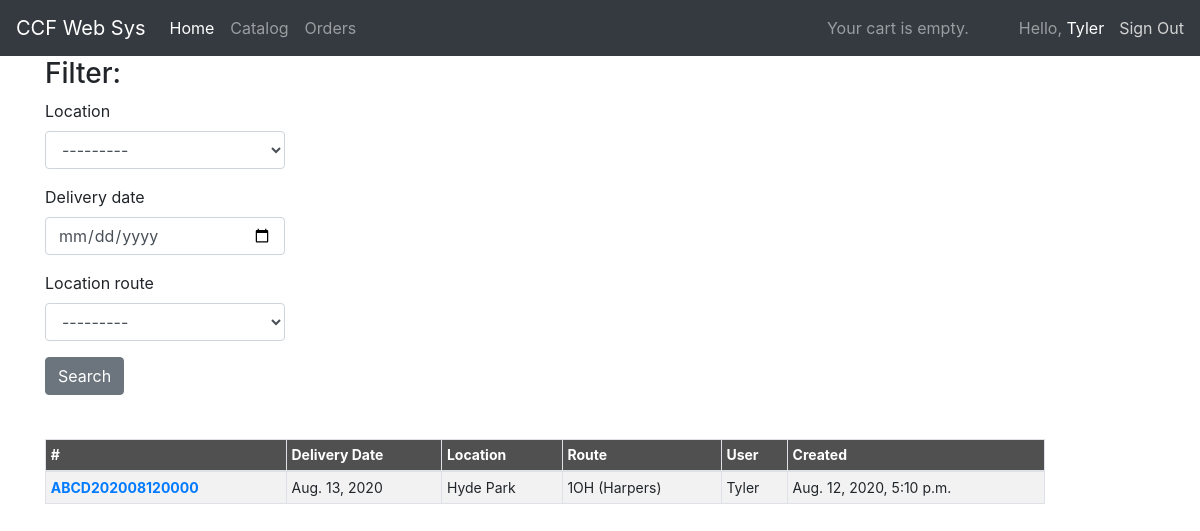
Page /orders/orders/ (signed in) on the earlier database version.
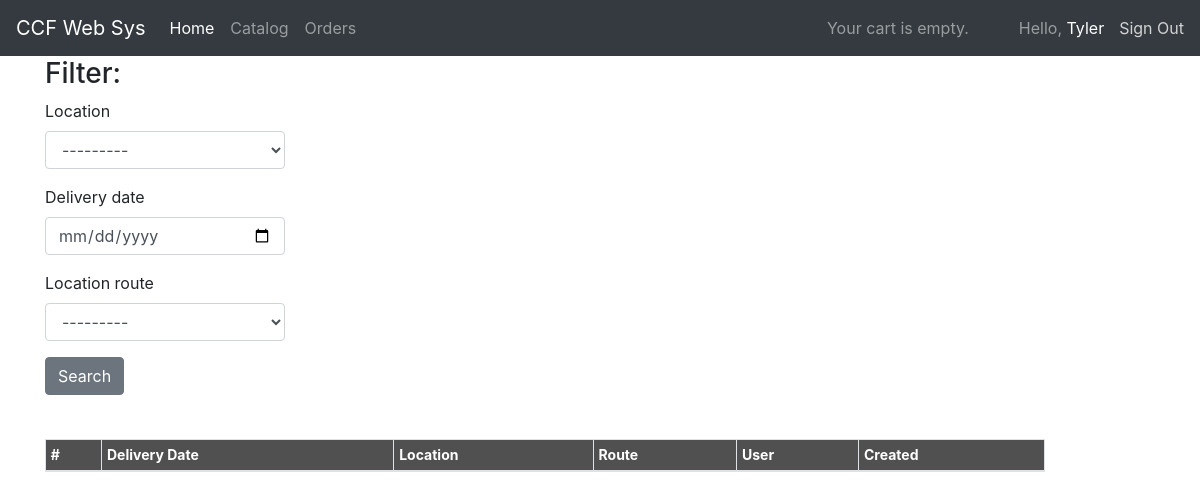
Same page on the later database version.
### orders/models.py (models this page shows, shortened)
class Order(models.Model):
    user = models.ForeignKey(settings.AUTH_USER_MODEL, on_delete=models.CASCADE)
    order_id = models.CharField(max_length=20, default=increment_order_id, null=True, blank=True, editable=False)
    location = models.ForeignKey(Location, on_delete=models.CASCADE)
    route = models.ForeignKey(Route, on_delete=models.DO_NOTHING, null=True, blank=True)
    delivery_date = models.DateField()
    created = models.DateTimeField(auto_now_add=True)
    updated = models.DateTimeField(auto_now=True)
    paid = models.BooleanField(default=False)
    discount = models.DecimalField(max_digits=10, decimal_places=2, default=0.00)
    class Meta:
        ordering = ('-delivery_date',)

class Location(models.Model):
    name = models.CharField(max_length=100)
    company = models.ForeignKey(Company, on_delete=models.CASCADE)
    store_Number = models.CharField(max_length=10, blank=True, null=True)
    contact_name = models.CharField(max_length=50, blank=True, null=True)
    contact_number = PhoneField(blank=True, null=True)
    route = models.ForeignKey(Route, on_delete=models.DO_NOTHING)
    address = models.ForeignKey(Address, on_delete=models.CASCADE)
    def __str__(self):
        return f"{self.name}"

class Route(models.Model):
    name = models.CharField(max_length=100)
    def __str__(self):
        return self.name

### orders/views.py (the view)
# urls.py: path('orders/', OrderListView.as_view(), name='order_list'),
@method_decorator(login_required(login_url='account_login'), name='dispatch')
class OrderListView(ListFilteredMixin, ListView):
    model = Order
    template_name = 'orders/order/list.html'
    filter_set = OrderFilter
    queryset = Order.objects.all()
    def get_queryset(self):
        if self.request.user.is_staff:
            return super().get_queryset().all()
        return super().get_queryset().filter(user=self.request.user)

### cart/cart.py (called while the page is built)
    def __len__(self):
        return sum(item['quantity'] for item in self.cart.values())

### cart/context_processors.py (called while the page is built)
def cart(request):
    return {'cart': Cart(request)}

### orders/list.py (called while the page is built)
    def get_filter_set(self):
        if self.filter_set:
            return self.filter_set
        else:
            raise ImproperlyConfigured(
                "ListFilterMixin requires either a definition of "
                "'filter_set' or an implementation of 'get_filter()'")

    def get_filter_set_kwargs(self):
        return {
            'data': self.request.GET,
            'queryset': self.get_base_queryset(),
        }

    def get_base_queryset(self):
        return super(ListFilteredMixin, self).get_queryset()

    def get_constructed_filter(self):
        if getattr(self, 'constructed_filter', None):
            return self.constructed_filter
        else:
            f = self.get_filter_set()(**self.get_filter_set_kwargs())
            self.constructed_filter = f
            return f

    def get_queryset(self):
        return self.get_constructed_filter().qs

    def get_context_data(self, **kwargs):
        kwargs.update({'filter': self.get_constructed_filter()})
        return super(ListFilteredMixin, self).get_context_data(**kwargs)

### templates/orders/order/list.html (shortened to what this page needs)
{% extends 'base.html' %}
{% load crispy_forms_tags %}
{% block content %}
<div class="container align-self-center">
    <div class="form-group">
        <h3>Filter:</h3>
        <form method="get">
            {{ filter.form|crispy }}
        <button class="btn btn-secondary" type="submit">Search</button>
        </form>
        <br/>
    </div>
    <div class="table-wrapper-scroll-y my-custom-scrollbar" style="margin-top: 20px">
    <table id="dtHorizontalVerticalExample" class="table table-striped table-bordered table-sm " cellspacing="0"
  width="100%">
          <thead>
            <tr>
              <th scope="col">#</th>
              <th scope="col">Delivery Date</th>
              <th scope="col">Location</th>
              <th scope="col">Route</th>
              <th scope="col">User</th>
              <th scope="col">Created</th>
            </tr>
          </thead>
          <tbody>
          {% for order in object_list %}
            <tr>
              <th scope="row"><a href="{% url 'orders:order_detail' order.order_id %}">{{ order.order_id }}</a></th>
              <td>{{ order.delivery_date }}</td>
              <td>{{ order.location }}</td>
              <td>{{ order.location.route }}</td>
              <td>{{ order.user }}</td>
              <td>{{ order.created }}</td>
            </tr>
          {% endfor %}
          </tbody>
        </table>
    </div>
</div>
{% endblock %}

### templates/base.html (shortened to what this page needs)
{% load static %}
<!DOCTYPE html>
<html lang="en">
{% include 'head.html' %}
{% include 'navbar.html' %}
<body>
    <div class="row">
        <div class="col-md-8">
        </div>
    </div>
        {% block content %}
        {% endblock %}
</body>
</html>

### templates/head.html (shortened to what this page needs)
{% load static %}
<head>
    <link rel="stylesheet" href="https://stackpath.bootstrapcdn.com/bootstrap/4.5.0/css/bootstrap.min.css">
    <link href="{% static "css/base.css" %}" rel="stylesheet">
    <link rel="stylesheet" href="https://stackpath.bootstrapcdn.com/font-awesome/4.7.0/css/font-awesome.min.css" />
    <link href="//maxcdn.bootstrapcdn.com/bootstrap/4.1.1/css/bootstrap.min.css" rel="stylesheet" id="bootstrap-css">
</head>

### templates/navbar.html (shortened to what this page needs)
<nav class="navbar navbar-expand-lg navbar-dark bg-dark">
  <a class="navbar-brand" href="#">CCF Web Sys</a>
  <div class="collapse navbar-collapse" id="navbarText">
    <ul class="navbar-nav mr-auto">
      <li class="nav-item active">
        <a class="nav-link" href="{% url 'home' %}">Home <span class="sr-only">(current)</span></a>
      </li>
      <li class="nav-item">
        <a class="nav-link" href="{% url 'product_list' %}">Catalog</a>
      </li>
      <li class="nav-item">
        <a class="nav-link" href="{% url 'orders:order_list' %}">Orders</a>
      </li>
    </ul>
    {% if request.user.is_authenticated %}
        <span class="navbar-text align-items-center" style="margin-right: 50px">
        {% with total_items=cart|length %}
          {% if total_items > 0 %}
            Your cart:
            <a href="{% url "cart:cart_detail" %}">
              {{ total_items }} item{{ total_items|pluralize }}
            </a>
          {% else %}
            Your cart is empty.
          {% endif %}
        {% endwith %}
        </span>
        <span class="navbar-text align-items-center">
          Hello, <a style="margin-right: 15px" href="{% url 'profile' %}">{{ user.username }}</a>
        </span>
        <span class="navbar-text align-items-center">
          <a style="color: lightgrey" href="{% url 'account_logout' %}">Sign Out</a>
        </span>
    {% else %}
        <span class="navbar-text">
          <a href="{% url 'account_login' %}">Login</a>
        </span>
    {% endif %}
  </div>
</nav>

### store/static/css/base.css (style rules this page uses)
body { margin:0; padding:0; font-family:helvetica, sans-serif; }
h1, h2, h3, h4, h5 , h6 { font-family: 'Ubuntu', sans-serif; font-weight:normal; }
a { text-decoration:none; color:black; }
table { width:75%; border-spacing:0; border-collapse: collapse; }
table th, table td { text-align:left; font-size:14px; padding:10px; margin:0; }
thead th, tbody tr.total { background:#505050; color:#fff; font-weight:bold; }

### templates/orders/order/list.html (style rules this page uses)
.my-custom-scrollbar { position: relative; height: 400px; width: 1000px; overflow: auto; }
.table-wrapper-scroll-y { display: block; }

Differences in the rows shown:
removed Order: order_id "ABCD202008120000", delivery_date "Aug. 13, 2020", location "Hyde Park", location.route "1OH (Harpers)", user "Tyler", created "Aug. 12, 2020, 5:10 p.m."
